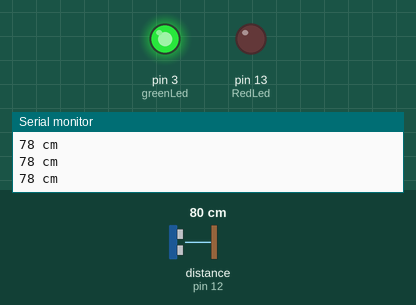
This sketch was run on a simulated Arduino Uno, built with avr-gcc and run on an emulated ATmega328P. Shown: output pins drawn as LEDs (lit = HIGH), the last lines printed to the serial monitor. Wiring (inferred from the names in the program): ultrasonic range finder: trigger pin 11; echo pin 12. The inputs (shaded band) are chosen by the test bench; at power-on: distance to the obstacle (sensor on pin 12) 80 cm. The echo pulse lasts 58.3 µs per cm; pins used as bus, display or sensor lines are not drawn.

Above: at 1.2 s.
1.3 s: distance to the obstacle (sensor on pin 12) set to 6 cm
2.8 s: distance to the obstacle (sensor on pin 12) set to 3 cm
At 3.7 s:
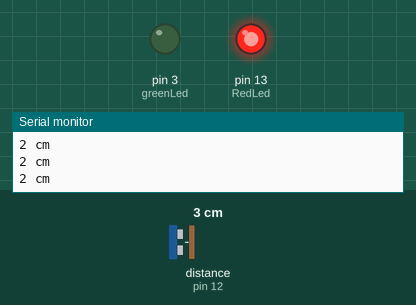
4.3 s: distance to the obstacle (sensor on pin 12) set to 18 cm
At 5.3 s:
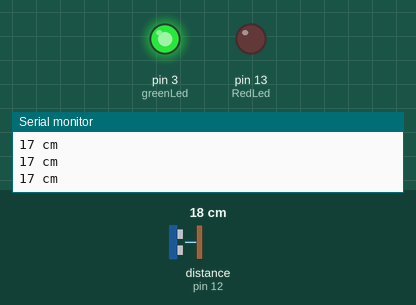
5.8 s: distance to the obstacle (sensor on pin 12) set to 2 cm
At 7.2 s:
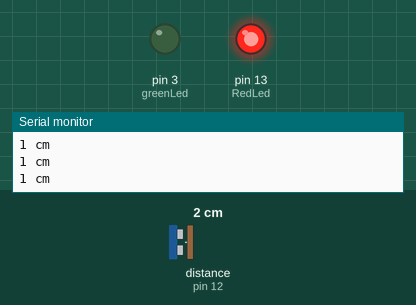
Timing chart, 0 to 8.3 s (numbered marks = the images above; inputs shaded):
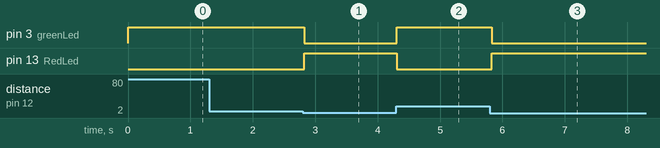

The sketch:

ultra_sonic.ino
```cpp
#define trigPin 11
#define echoPin 12
#define RedLed 13
#define greenLed 3

void setup() {
  Serial.begin (9600);
  pinMode(trigPin, OUTPUT);
  pinMode(echoPin, INPUT);
  pinMode(RedLed, OUTPUT);
  pinMode(greenLed, OUTPUT);
}

void loop() {
  digitalWrite(trigPin, LOW);
  delayMicroseconds(5);
  digitalWrite(trigPin, HIGH);
  delayMicroseconds(10);
  digitalWrite(trigPin, LOW);

  // 30 msec time out in sensor spec
  float duration = pulseIn(echoPin, HIGH, 30000);
  int distance = int(duration * 0.034 / 2);

  if (distance < 4) {  // This is where the RED LED On/Off happens
    digitalWrite(RedLed, HIGH); // When the Red condition is met, the Green LED should turn off
    digitalWrite(greenLed, LOW);
  }
  else {
    digitalWrite(RedLed, LOW);
    digitalWrite(greenLed, HIGH);
  }

  Serial.print(distance);
  Serial.println(" cm");


  //  if (distance >= 200 || distance <= 0){
  //      Serial.println(distance);
  //      Serial.println(duration);
  //  }
  //  else {
  //        Serial.print(distance);
  //        Serial.println(" cm");
  //  }
  delay(30);
}
```

Measured:
- the behaviour switches between 5 and 4 cm on distance to the obstacle (sensor on pin 12) (found by bisection; images 0 and 1)
- after the input at 2.8 s, pin 3 (greenLed): HIGH → LOW at once; pin 13 (RedLed): LOW → HIGH at once
- after the input at 4.3 s, pin 3 (greenLed): LOW → HIGH at once; pin 13 (RedLed): HIGH → LOW at once
- after the input at 5.8 s, pin 3 (greenLed): HIGH → LOW at once; pin 13 (RedLed): LOW → HIGH at once
